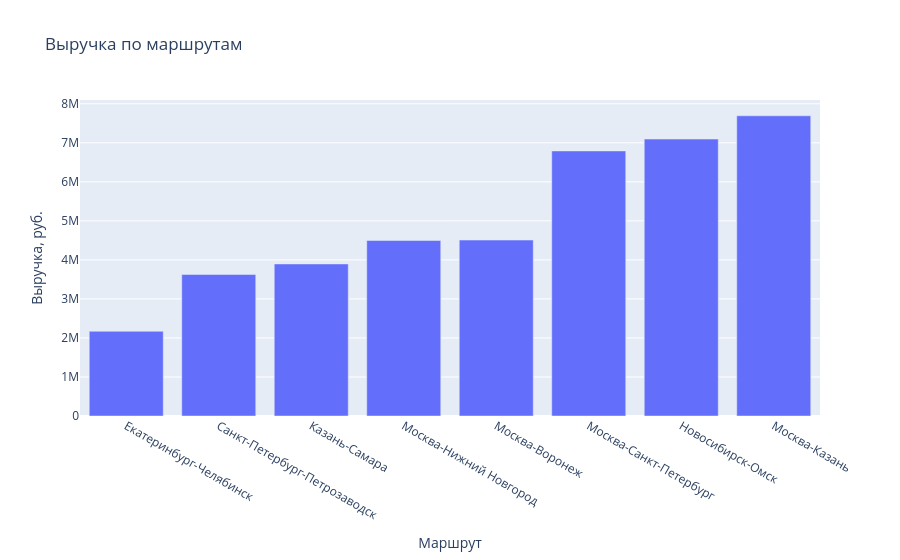

Write notebook code for a chart like this one.
### Markdown cell above
### Задание 4

1. Постройте интерактивную столбчатую диаграмму (`px.bar`) выручки по маршрутам.
   Отсортируйте столбцы по значению.
2. Добавьте в `hover_data` число рейсов по маршруту, чтобы при наведении было видно
   и выручку, и количество.
3. Сохраните график в `charts/revenue_by_route.html` и откройте файл в браузере.
4. Постройте `px.box` стоимости рейса по типам груза. Чем интерактивный «ящик»
   удобнее статичного?

### Code cell
# 1) - 3)
route_stats = (df.groupby("route")
               .agg(revenue=("cost_rub", "sum"), trips=("trip_id", "count"))
               .reset_index()
               .sort_values("revenue"))

fig = px.bar(route_stats, x='route', y='revenue', hover_data=['trips'], title='Выручка по маршрутам',
             labels={'route': "Маршрут", 
                     'revenue': 'Выручка, руб.',
                     'trips': "Количество рейсов"})

fig.show()

Path("charts").mkdir(exist_ok=True)
fig.write_html("charts/revenue_by_route.html", include_plotlyjs=True)

size_mb = Path("charts/revenue_by_route.html").stat().st_size / 1024 / 1024
print(f"сохранено: charts/revenue_by_route.html ({size_mb:.1f} МБ)")

### Figure 1 — Plotly figure (JSON) as saved in the notebook; plotly's stock layout.template omitted (floating-point values rounded to 4 significant figures)
{"data": [{"customdata": [[120], [95], [131], [123], [103], [111], [119], [108]], "hovertemplate": "Маршрут=%{x}<br>Выручка, руб.=%{y}<br>Количество рейсов=%{customdata[0]}<extra></extra>", "legendgroup": "", "marker": {"color": "#636efa", "pattern": {"shape": ""}}, "name": "", "orientation": "v", "showlegend": false, "textposition": "auto", "type": "bar", "x": ["Екатеринбург-Челябинск", "Санкт-Петербург-Петрозаводск", "Казань-Самара", "Москва-Нижний Новгород", "Москва-Воронеж", "Москва-Санкт-Петербург", "Новосибирск-Омск", "Москва-Казань"], "xaxis": "x", "y": [2170340, 3624770, 3896140, 4497860, 4508350, 6792210, 7096250, 7692450], "yaxis": "y"}], "layout": {"barmode": "relative", "legend": {"tracegroupgap": 0}, "title": {"text": "Выручка по маршрутам"}, "xaxis": {"anchor": "y", "domain": [0, 1], "title": {"text": "Маршрут"}}, "yaxis": {"anchor": "x", "domain": [0, 1], "title": {"text": "Выручка, руб."}}}}
